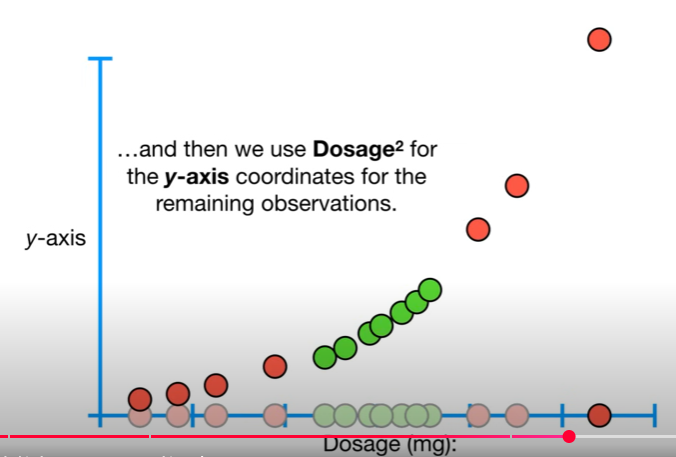
#> input picture Machine Learning/Support Vector Machine/Non Linear SVM/images/high_dimension.png, 676 x 457 px, given in place of data_class.png, which was not available
$ jupyter execute classification.ipynb   (text cells are left out)
#> lines starting #> are read from the running program, lines starting #| are printed output that depends on the picture; pictures that were not available may be replaced by others from this repository, and a replacement may not be noted
[cell 1]
from PIL import Image
from IPython.display import display

img = Image.open('images/data_class.png')
#> img is the input picture: PIL image 676x457 RGBA; mean R, G, B, A 230, 229.2, 228.8, 255
new_image = img.resize((350, 200))
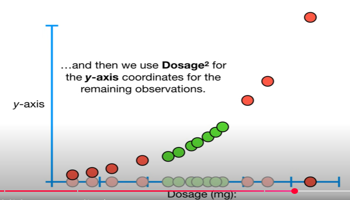
#> new_image: PIL image 350x200 RGBA; mean R, G, B, A 229.9, 229.1, 228.7, 255
display(new_image)

[cell 2]
from PIL import Image
from IPython.display import display

img = Image.open('images/residual.png')
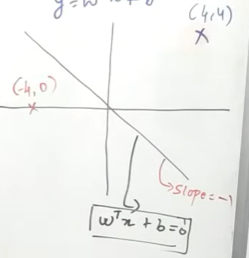
#> input picture Machine Learning/Support Vector Machine/Non Linear SVM/images/hyperplane_eq2.png, 249 x 258 px, given in place of residual.png, which was not available
#> img is the input picture: PIL image 249x258 RGBA; mean R, G, B, A 240.2, 241.3, 238.9, 255
new_image = img.resize((380, 220))
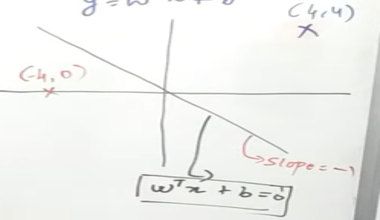
#> new_image: PIL image 380x220 RGBA; mean R, G, B, A 240.2, 241.3, 238.9, 255
display(new_image)

[cell 3]
from PIL import Image
from IPython.display import display

img = Image.open('images/pred.png')
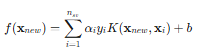
#> input picture Machine Learning/Support Vector Machine/Non Linear SVM/images/pred.png, 199 x 55 px, found by its file name
#> img is the input picture: PIL image 199x55 RGBA; mean R, G, B, A 247.5, 247.5, 247.6, 255
new_image = img.resize((490, 70))
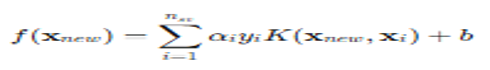
#> new_image: PIL image 490x70 RGBA; mean R, G, B, A 247.2, 247.2, 247.3, 255
display(new_image)

[cell 4]
from PIL import Image
from IPython.display import display

img = Image.open('images/table_class.png')
new_image = img.resize((590, 230))
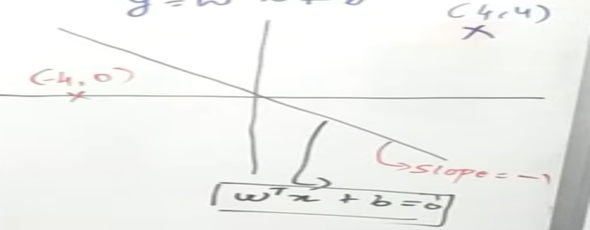
#> new_image: PIL image 590x230 RGBA; mean R, G, B, A 240.2, 241.3, 238.9, 255
display(new_image)
